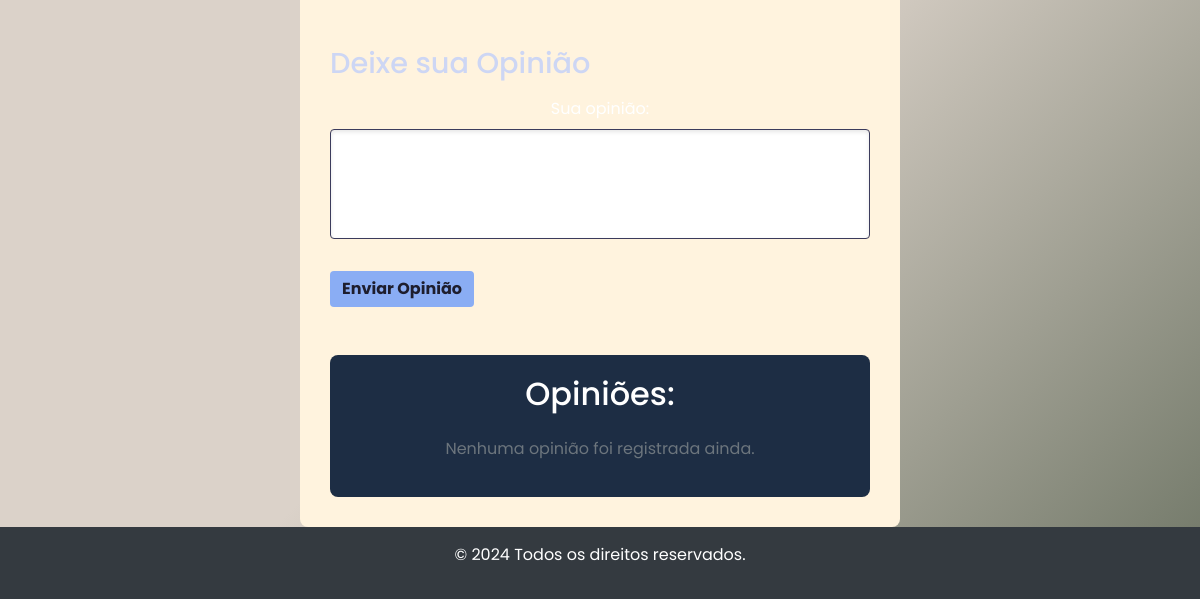
Page /obra/Demon Slayer/ (signed in, lower part) on the earlier database version.
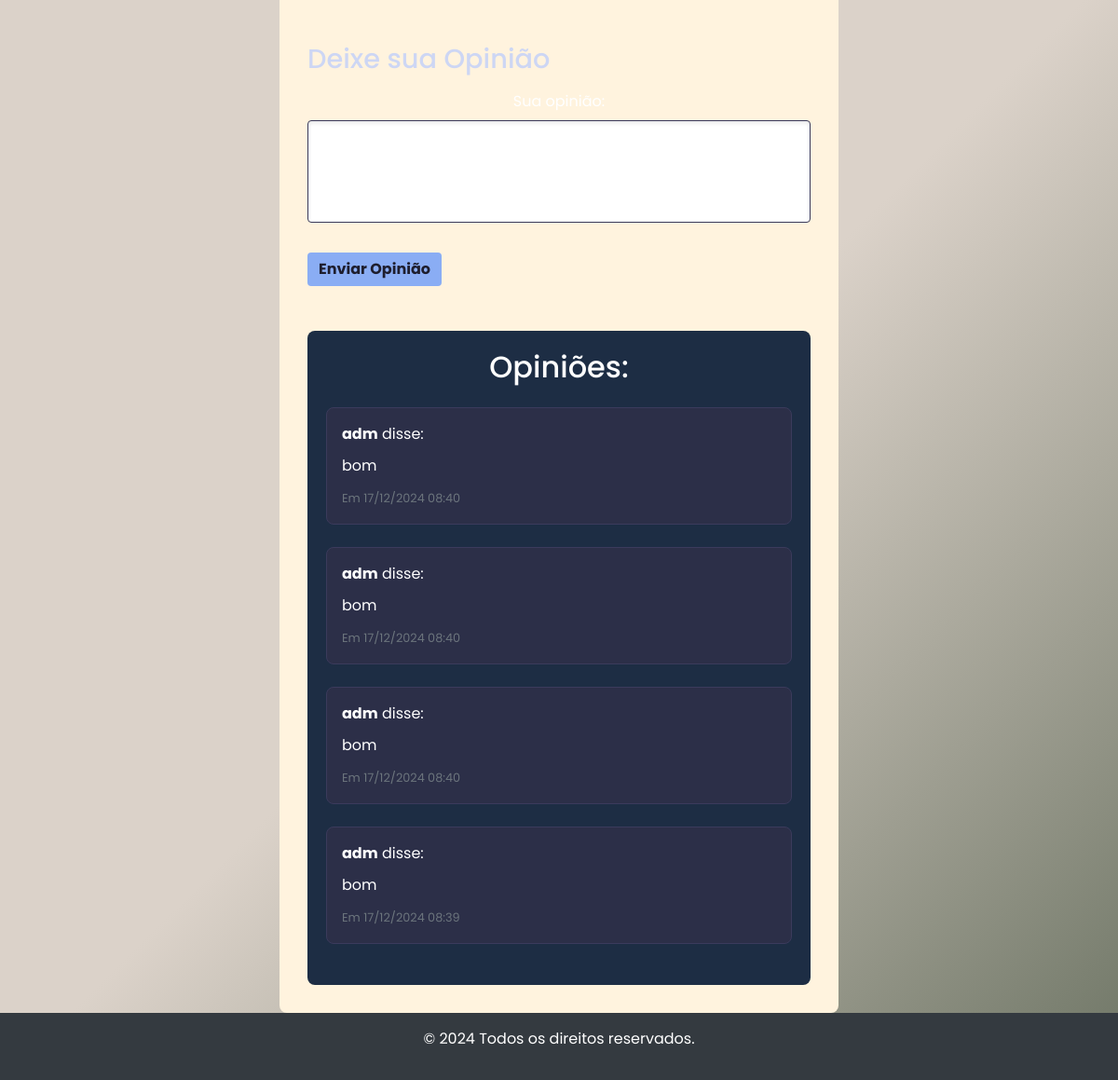
Same page on the later database version.
### core/models.py (models this page shows, shortened)
class Opiniao(models.Model):
    obra = models.ForeignKey(Obra, on_delete=models.CASCADE, related_name='opinioes')
    usuario = models.CharField(max_length=50)
    texto = models.TextField()
    data_criacao = models.DateTimeField(auto_now_add=True)

### core/views.py (the view, shortened to what this page needs)
# urls.py: path('obra/<str:titulo>/', views.detalhes_obra, name='detalhes_obra'),
def detalhes_obra(request, titulo):
    obra = Obra.objects.filter(titulo=titulo).first()
    if not obra:
        obra = Obra.objects.create(titulo=titulo, capa=f"{titulo}.jpg")
    opinioes = Opiniao.objects.filter(obra=obra).order_by('-data_criacao')
    return render(request, 'opiniao.html', {'obra': obra, 'opinioes': opinioes})

### core/templates/opiniao.html (shortened to what this page needs)
{% extends 'modelo.html' %}
{% load static %}
{% block conteudo %}
<div class="container1 mt-5">
    <div class="opiniao-form mt-5">
        <h2>Deixe sua Opinião</h2>
        {% if user.is_authenticated %}
            <form method="POST">
                <div class="form-group mt-3">
                    <label for="texto">Sua opinião:</label>
                    <textarea id="texto" name="texto" rows="4" class="form-control" required style="resize: none;"></textarea>
                </div>
                <button type="submit" class="btn btn-primary mt-3">Enviar Opinião</button>
            </form>
        {% else %}
            <p>Você precisa estar logado para deixar uma opinião.</p>
        {% endif %}
    </div>
    <div class="custom-card1 mt-5">
        <h2 class="text-center mb-4">Opiniões:</h2>
        {% if opinioes %}
            {% for opiniao in opinioes %}
                <div class="profile-info-box mb-4 p-3" style="background-color: #2c2f48; border-radius: 8px;">
                    <p><strong>{{ opiniao.usuario }}</strong> disse:</p>
                    <p>{{ opiniao.texto }}</p>
                    <small class="text-muted">Em {{ opiniao.data_criacao|date:"d/m/Y H:i" }}</small>
                </div>
            {% endfor %}
        {% else %}
            <p class="text-muted text-center">Nenhuma opinião foi registrada ainda.</p>
        {% endif %}
    </div>
</div>
{% endblock %}

Differences in the rows shown:
added Opiniao: usuario "adm", texto "bom", data_criacao "17/12/2024 08:40"
added Opiniao: usuario "adm", texto "bom", data_criacao "17/12/2024 08:40"
added Opiniao: usuario "adm", texto "bom", data_criacao "17/12/2024 08:40"
added Opiniao: usuario "adm", texto "bom", data_criacao "17/12/2024 08:39"
Other differences:
text no longer shown: "Nenhuma opinião foi registrada ainda."
